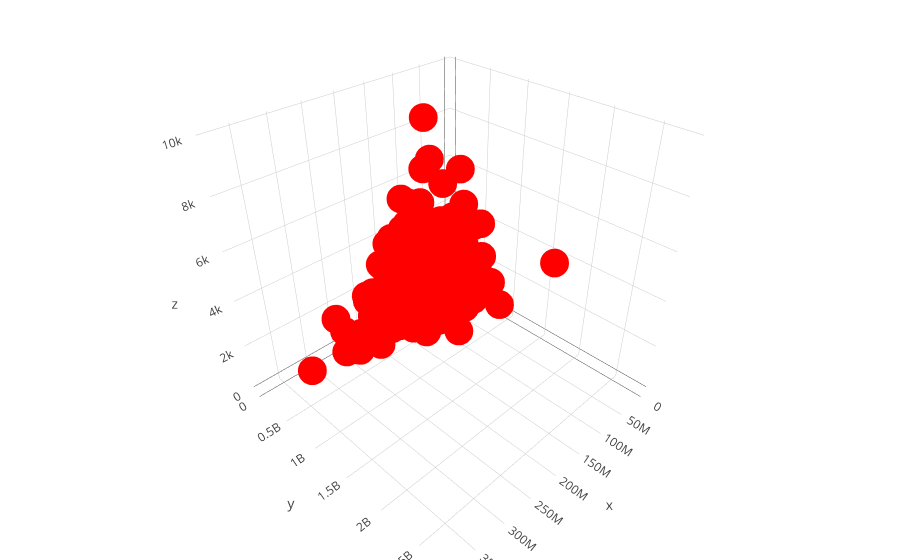

Source (notebook cell):
### Markdown cell above
## Histogram between Budget and Revenue

### Code cell
# create trace 1 that is 3d scatter
trace1 = go.Scatter3d(
    x=movies4['budget'],
    y=movies4['revenue'],
    z=movies4['vote_count'],
    mode='markers',
    marker=dict(
        size=10,
        color='rgb(255,0,0)',                # set color to an array/list of desired values      
    )
)

data = [trace1]
layout = go.Layout(
    margin=dict(
        l=0,
        r=0,
        b=0,
        t=0  
    )
    
)
fig = go.Figure(data=data, layout=layout)
iplot(fig)

### Figure 1 — Plotly figure (JSON) as saved in the notebook; plotly's stock layout.template omitted (floating-point values rounded to 4 significant figures; data arrays with more than 128 entries replaced by an {"elided": "..."} marker saying what was removed)
{"data": [{"marker": {"color": "rgb(255,0,0)", "size": 10}, "mode": "markers", "type": "scatter3d", "uid": "c66238e9-045a-4d98-ad34-7eb573a7e636", "x": {"elided": "2411 int values"}, "y": {"elided": "2411 int values"}, "z": {"elided": "2411 int values"}}], "layout": {"margin": {"b": 0, "l": 0, "r": 0, "t": 0}}}
